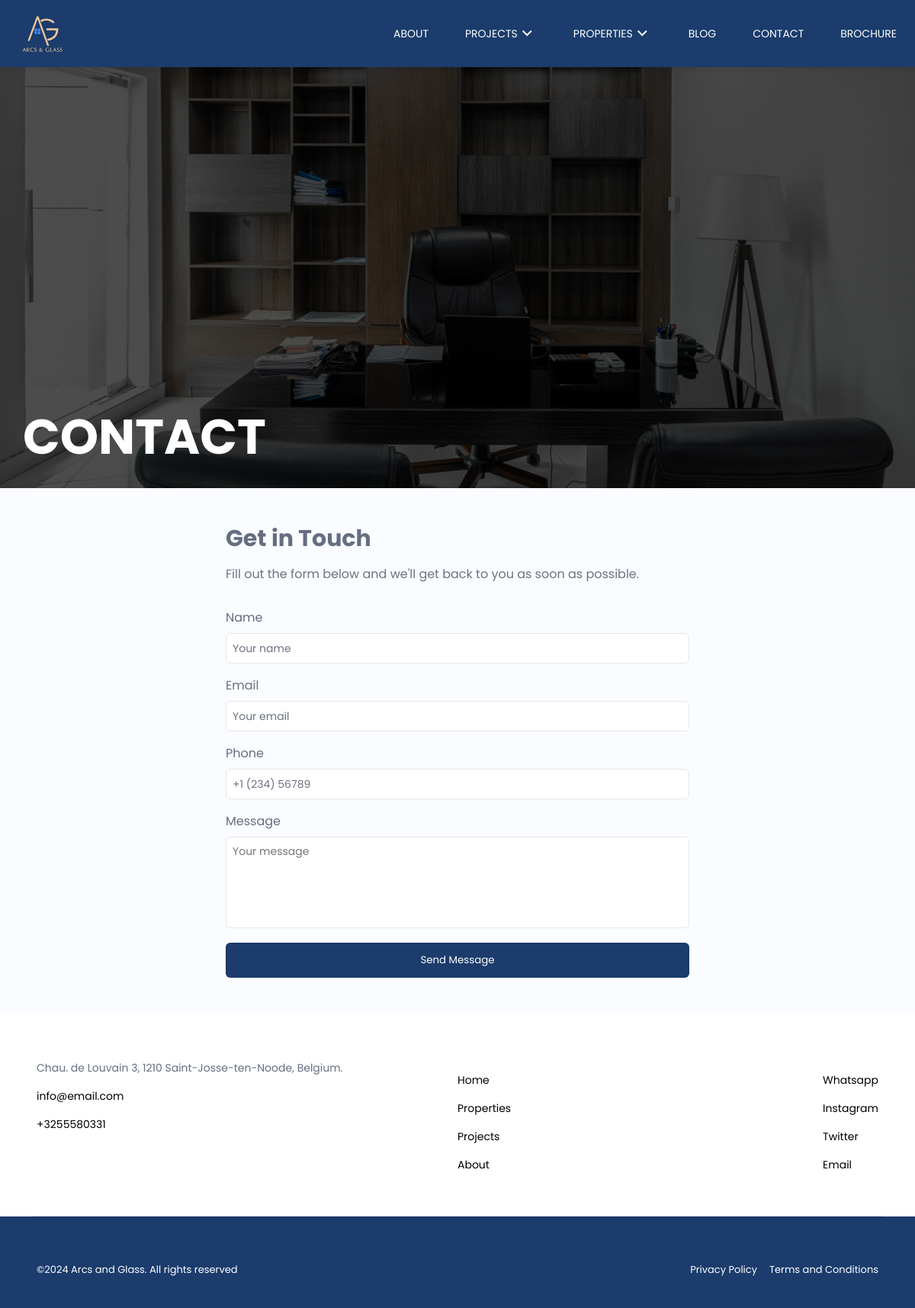
The app's page /contact with its own data.
### app/models.py (models this page shows)
class SiteInfo(models.Model):
    address = models.CharField(max_length=255)
    email = models.EmailField()
    phone_number = models.CharField(max_length=100)
    instagram = models.CharField(max_length=100)
    twitter = models.CharField(max_length=100)
    whatsapp = models.CharField(max_length=100)

### app/views.py (the view)
# urls.py: path('contact', views.contact, name='contact'),
def contact(request):
    site_info = SiteInfo.objects.first()
    nav_latest_projects = Project.objects.all().order_by("-created_at")[:3]
    return render(
        request,
        "contact.html",
        context={"site_info": site_info, "nav_latest_projects": nav_latest_projects},
    )

### app/templates/contact.html (shortened to what this page needs)
{% extends 'home_template.html' %}
{% load static %}
{% block head %}
  <link rel="stylesheet" href="{% static './assets/css/projects.css' %}" />
  <link rel="stylesheet" href="{% static './assets/css/contact.css' %}" />
{% endblock %}
{% block content %}
  <section class="project-section">
    <div class="overlay"></div>
    <img src="{% static './images/projects/ksc x.jpg' %}" alt="About Us Background" class="background-img" />
    <div class="content">
      <h1>CONTACT</h1>
    </div>
  </section>
  <section class="contact-section">
    <div class="contact-intro">
      <h2 class="contact-title">Get in Touch</h2>
      <p class="contact-description">Fill out the form below and we'll get back to you as soon as possible.</p>
    </div>
    <form class="contact-form" action="https://api.web3forms.com/submit" method="POST">
      <div class="form-group-container">
        <div class="form-group">
          <label for="name" class="form-label">Name</label>
          <input id="name" name="name" class="form-input" placeholder="Your name" type="text" />
        </div>
        <div class="form-group">
          <label for="email" class="form-label">Email</label>
          <input id="email" name="email" class="form-input" placeholder="Your email" type="email" />
        </div>
        <div class="form-group">
          <label for="phone" class="form-label">Phone</label>
          <input id="phone" name="phone" class="form-input" placeholder="+1 (234) 56789" type="text" />
        </div>
        <div class="form-group">
          <label for="message" class="form-label">Message</label>
          <textarea class="form-textarea" id="message" name="message" placeholder="Your message"></textarea>
        </div>
      </div>
      <button class="form-submit" type="submit">Send Message</button>
    </form>
  </section>
{% endblock %}

### app/templates/footer.html (shortened to what this page needs)
<footer>
    <div class="footer">
      <div class="start">
        <p>
            {{ site_info.address }}
        </p>
        <ul>
          <li>
            <a href="mailto:{{ site_info.email }}">{{ site_info.email }}</a>
          </li>
          <li>
            <a href="tel:{{ site_info.phone_number }}">{{ site_info.phone_number }}</a>
          </li>
        </ul>
      </div>
      <div class="center">
        <ul>
          <li>
            <a href="{% url 'index' %}">Home</a>
          </li>
          <li>
            <a href="{% url 'properties' %}">Properties</a>
          </li>
          <li>
            <a href="{% url 'projects' %}">Projects</a>
          </li>
          <li>
            <a href="{% url 'about' %}">About</a>
          </li>
        </ul>
        <ul>
          <li>
            <a href="{{ site_info.whatsapp }}">Whatsapp</a>
          </li>
          <li>
            <a href="{{ site_info.instagram }}">Instagram</a>
          </li>
          <li>
            <a href="{{ site_info.twitter }}">Twitter</a>
          </li>
          <li>
            <a href="mailto:{{ site_info.email }}">Email</a>
          </li>
        </ul>
      </div>
    </div>
    <div class="footer_last">
      <p>
        &copy;Arcs and Glass. All rights reserved
      </p>
      <ul>
        <li>
          <a href="{% url 'index' %}">Privacy Policy</a>
        </li>
        <li>
          <a href="{% url 'index' %}">Terms and Conditions</a>
        </li>
      </ul>
    </div>
  </footer>

### static/assets/css/footer.css (style rules this page uses)
* { margin: 0; padding: 0; box-sizing: border-box; font-family: 'Poppins'; }
html, body { overflow-x: hidden; }
ul { list-style: none; padding-left: 0 !important; }
a { color: #000; text-decoration: none; }
.footer { display: flex; justify-content: space-between; background-color: #fff; background-image: none; margin-left: 0; margin-right: 0; padding: 60px 4% 40px; position: relative; font-size: 14px; }
.footer .start { width: 50%; }
.footer .center { width: 50%; display: flex; justify-content: space-between; }
.footer ul li { margin: 1rem 0; }
.footer_last { display: flex; justify-content: space-between; padding: 60px 4% 40px; font-size: 13px; background-color: #1b3c6c; color: #fff; }
.footer_last a { color: #fff; }
.footer_last ul { display: flex; gap: 1rem; }

### static/assets/css/projects.css (style rules this page uses)
.project-section { position: relative; width: 100%; height: 80vh; overflow: hidden; }
.background-img { width: 100%; height: 100%; object-fit: cover; }
.project-section .overlay { position: absolute; top: 0; left: 0; width: 100%; height: 100%; opacity: 1; background: rgba(0, 0, 0, 0.7); }
.content { position: absolute; bottom: 20px; left: 30px; z-index: 2; }
.content h1 { color: white; font-size: 4rem; font-weight: bold; }
.overlay { position: absolute; top: 0; left: 0; width: 100%; height: 100%; background-color: #b8742bbd; opacity: 0; transition: opacity 0.4s ease-in-out; }

### static/assets/css/contact.css (style rules this page uses)
button { border: none; cursor: pointer; }
.contact-section { width: 100%; max-width: 40rem; margin-left: auto; margin-right: auto; padding: 3rem 1rem; }
.contact-intro > * + * { margin-top: 1rem; }
.contact-title { font-size: 1.875rem; line-height: 2.25rem; font-weight: 700; }
.contact-description { color: rgb(107 114 128); }
.form-group-container { display: grid; gap: 1rem; margin-top: 2rem; }
.form-group { display: flex; flex-direction: column; }
.form-label { margin-bottom: 0.5rem; }
.form-input, .form-textarea { padding: 0.5rem; border: 1px solid #e5e7eb; display: flex; height: 2.5rem; width: 100%; border-radius: 0.375rem; font-size: 0.875rem; line-height: 1.25rem; }
.form-input::placeholder, .form-textarea:focus-visible { color: #6b7280; }
.form-textarea { min-height: 120px; }
.form-submit { width: 100%; margin-top: 1.2rem; background-color: #1b3c6c; color: #fff; padding: 13px 5px; border-radius: 0.375rem; }
textarea { resize: none; }

### static/assets/css/global.css (style rules this page uses)
:root { --header-height: 3.5rem; --first-color: hsl(220, 68%, 54%); --first-color-lighten: hsl(220, 68%, 97%); --second-color: #b8742b; --title-color: hsl(220, 48%, 28%); --text-color: hsl(220, 12%, 45%); --body-color: hsl(220, 100%, 99%); --body-font: "Poppins", sans-serif; --normal-font-size: .938rem; --small-font-size: .813rem; --smaller-font-size: .75rem; --font-medium: 500; --font-semi-bold: 600; --z-tooltip: 10; --z-fixed: 100; }
@media screen and (min-width: 1024px) { :root { --normal-font-size: 1rem; --small-font-size: .875rem; --smaller-font-size: .813rem; } }
* { box-sizing: border-box; padding: 0; margin: 0; }
body { font-family: var(--body-font); font-size: var(--normal-font-size); background-color: var(--body-color); color: var(--text-color); }
ul { list-style: none; }
a { text-decoration: none; }

### records on screen
SiteInfo: address "Chau. de Louvain 3, 1210 Saint-Josse-ten-Noode, Belgium.", email "info@email.com", phone_number "+3255580331"
